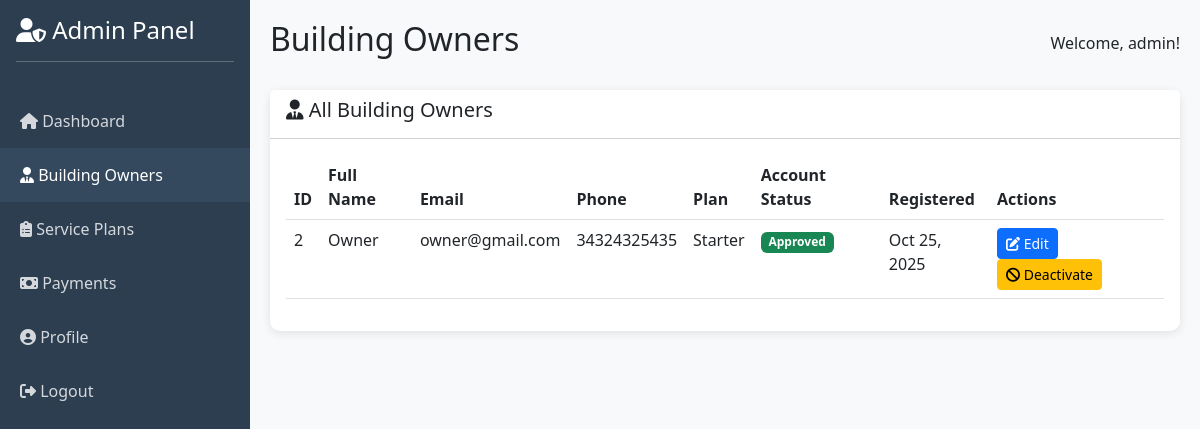
The page /admin/owners.php (signed in) on the database its author committed.
### tables this page shows
CREATE TABLE `building_owners` (
  `id` int(11) NOT NULL,
  `username` varchar(50) NOT NULL,
  `password` varchar(255) NOT NULL,
  `full_name` varchar(100) NOT NULL,
  `email` varchar(100) NOT NULL,
  `phone` varchar(20) DEFAULT NULL,
  `address` text,
  `status` enum('active','inactive') DEFAULT 'active',
  `plan_id` int(11) DEFAULT NULL,
  `account_status` enum('pending','approved','rejected') DEFAULT 'pending',
  `created_at` timestamp NOT NULL DEFAULT CURRENT_TIMESTAMP
);

CREATE TABLE `service_plans` (
  `id` int(11) NOT NULL,
  `name` varchar(100) NOT NULL,
  `description` text,
  `price` decimal(10,2) NOT NULL,
  `duration_days` int(11) NOT NULL,
  `created_at` timestamp NOT NULL DEFAULT CURRENT_TIMESTAMP
);

### admin/owners.php (the view, shortened to what this page needs)
<?php
global $conn;
$owners_query = $conn->query("SELECT bo.*, sp.name as plan_name FROM building_owners bo LEFT JOIN service_plans sp ON bo.plan_id = sp.id ORDER BY bo.created_at DESC");
?>
<!DOCTYPE html>
<html lang="en">
<head>
    <link href="https://cdn.jsdelivr.net/npm/bootstrap@5.3.0/dist/css/bootstrap.min.css" rel="stylesheet">
    <link rel="stylesheet" href="https://cdnjs.cloudflare.com/ajax/libs/font-awesome/6.4.0/css/all.min.css">
</head>
<body>
    <div class="sidebar">
        <div class="p-3">
            <h4><i class="fas fa-user-shield"></i> Admin Panel</h4>
            <hr>
        </div>
        <nav class="nav flex-column">
            <a class="nav-link" href="dashboard.php">
                <i class="fas fa-home"></i> Dashboard
            </a>
            <a class="nav-link active" href="owners.php">
                <i class="fas fa-user-tie"></i> Building Owners
            </a>
            <a class="nav-link" href="service_plans.php">
                <i class="fas fa-clipboard-list"></i> Service Plans
            </a>
            <a class="nav-link" href="owner_payments.php">
                <i class="fas fa-money-bill"></i> Payments
            </a>
            <a class="nav-link" href="profile.php">
                <i class="fas fa-user-circle"></i> Profile
            </a>
            <a class="nav-link" href="logout.php">
                <i class="fas fa-sign-out-alt"></i> Logout
            </a>
        </nav>
    </div>
    <div class="main-content">
        <div class="d-flex justify-content-between align-items-center mb-4">
            <h2>Building Owners</h2>
            <span>Welcome, <?php echo $_SESSION['admin_username']; ?>!</span>
        </div>
        <div class="card">
            <div class="card-header bg-white">
                <h5><i class="fas fa-user-tie"></i> All Building Owners</h5>
            </div>
            <div class="card-body">
                <table class="table table-hover">
                    <thead>
                        <tr>
                            <th>ID</th>
                            <th>Full Name</th>
                            <th>Email</th>
                            <th>Phone</th>
                            <th>Plan</th>
                            <th>Account Status</th>
                            <th>Registered</th>
                            <th>Actions</th>
                        </tr>
                    </thead>
                    <tbody>
                        <?php if ($owners_query->num_rows > 0): ?>
                            <?php while ($owner = $owners_query->fetch_assoc()): ?>
                            <tr>
                                <td><?php echo $owner['id']; ?></td>
                                <td><?php echo htmlspecialchars($owner['full_name']); ?></td>
                                <td><?php echo htmlspecialchars($owner['email']); ?></td>
                                <td><?php echo htmlspecialchars($owner['phone']); ?></td>
                                <td><?php echo htmlspecialchars($owner['plan_name']); ?></td>
                                <td>
                                    <?php
                                        $display_status = 'unknown';
                                        $status_class = 'secondary';
                                        if (isset($owner['status'])) {
                                            if ($owner['status'] == 'inactive') {
                                                $display_status = 'deactivated';
                                                $status_class = 'secondary';
                                            } elseif ($owner['status'] == 'active') {
                                                if (isset($owner['account_status'])) {
                                                    $display_status = $owner['account_status'];
                                                    switch ($owner['account_status']) {
                                                        case 'approved':
                                                            $status_class = 'success';
                                                            break;
                                                    }
                                                }
                                            }
                                        }
                                    ?>
                                    <span class="badge bg-<?php echo $status_class; ?>">
                                        <?php echo ucfirst($display_status); ?>
                                    </span>
                                </td>
                                <td><?php echo date('M d, Y', strtotime($owner['created_at'])); ?></td>
                                <td>
                                    <?php if ($owner['account_status'] == 'pending'): ?>
                                        <a href="approve_owner.php?id=<?php echo $owner['id']; ?>" class="btn btn-sm btn-success me-1"><i class="fas fa-check"></i> Approve</a>
                                        <a href="reject_owner.php?id=<?php echo $owner['id']; ?>" class="btn btn-sm btn-danger"><i class="fas fa-times"></i> Reject</a>
                                    <?php elseif ($owner['status'] == 'active'): ?>
                                        <a href="edit_owner.php?id=<?php echo $owner['id']; ?>" class="btn btn-sm btn-primary me-1"><i class="fas fa-edit"></i> Edit</a>
                                        <a href="deactivate_owner.php?id=<?php echo $owner['id']; ?>" class="btn btn-sm btn-warning" onclick="return confirm('Are you sure you want to deactivate this owner?');"><i class="fas fa-ban"></i> Deactivate</a>
                                    <?php endif; ?>
                                </td>
                            </tr>
                            <?php endwhile; ?>
                        <?php else: ?>
                            <tr>
                                <td colspan="8">No building owners found.</td>
                            </tr>
                        <?php endif; ?>
                    </tbody>
                </table>
            </div>
        </div>
    </div>
</body>
</html>

### admin/owners.php (style rules this page uses)
body { background: #f8f9fa; }
.sidebar { min-height: 100vh; background: #2c3e50; color: white; position: fixed; width: 250px; }
.sidebar .nav-link { color: rgba(255,255,255,0.8); padding: 15px 20px; transition: all 0.3s; }
.sidebar .nav-link:hover, .sidebar .nav-link.active { background: #34495e; color: white; }
.main-content { margin-left: 250px; padding: 20px; }
.card { border: none; border-radius: 10px; box-shadow: 0 2px 10px rgba(0,0,0,0.1); }

### rows shown on the page
building_owners: id "2", full_name "Owner", email "owner@gmail.com", phone "34324325435", plan.name "Starter", account_status "Approved", created_at "Oct 25, 2025"

### other values the page prints
$_SESSION['admin_username'] "admin"
